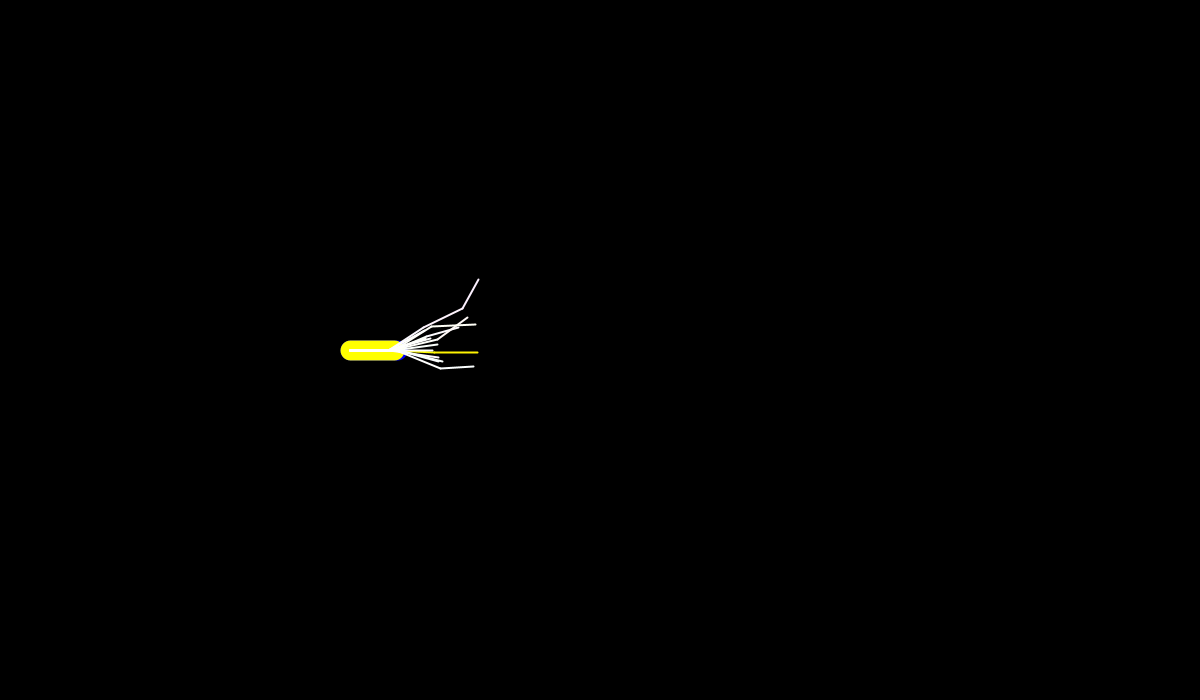
Frame 1 (no input)
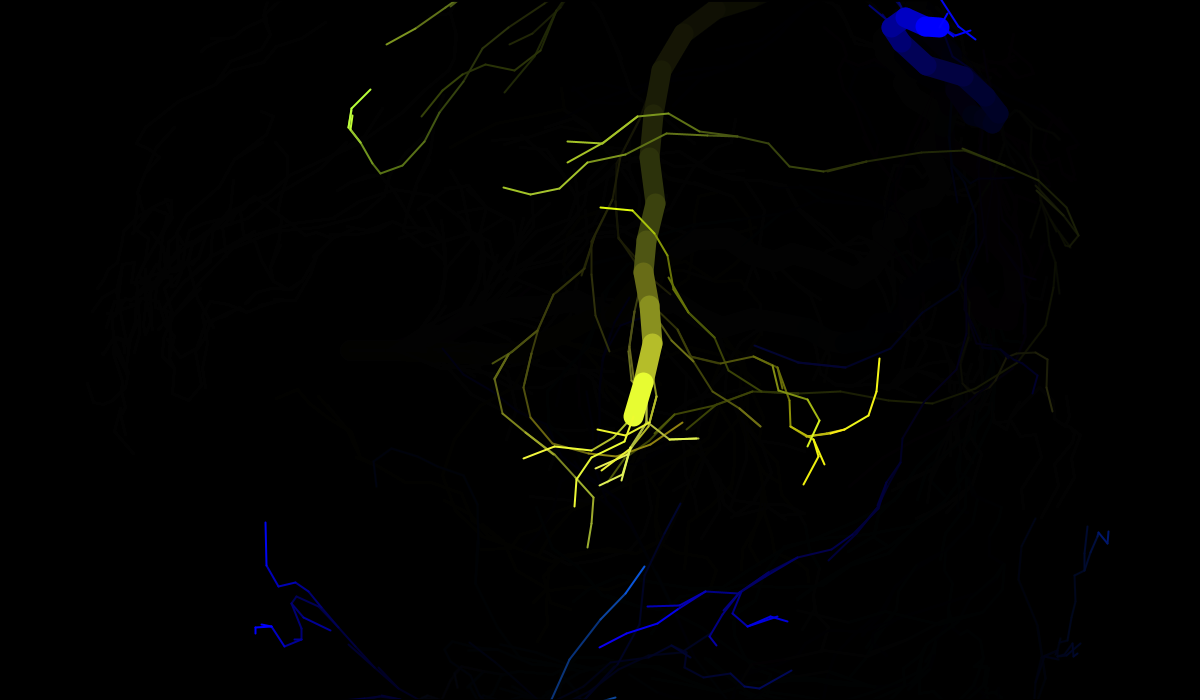
Frame 60 (the mouse pressed at the canvas centre just before this capture)
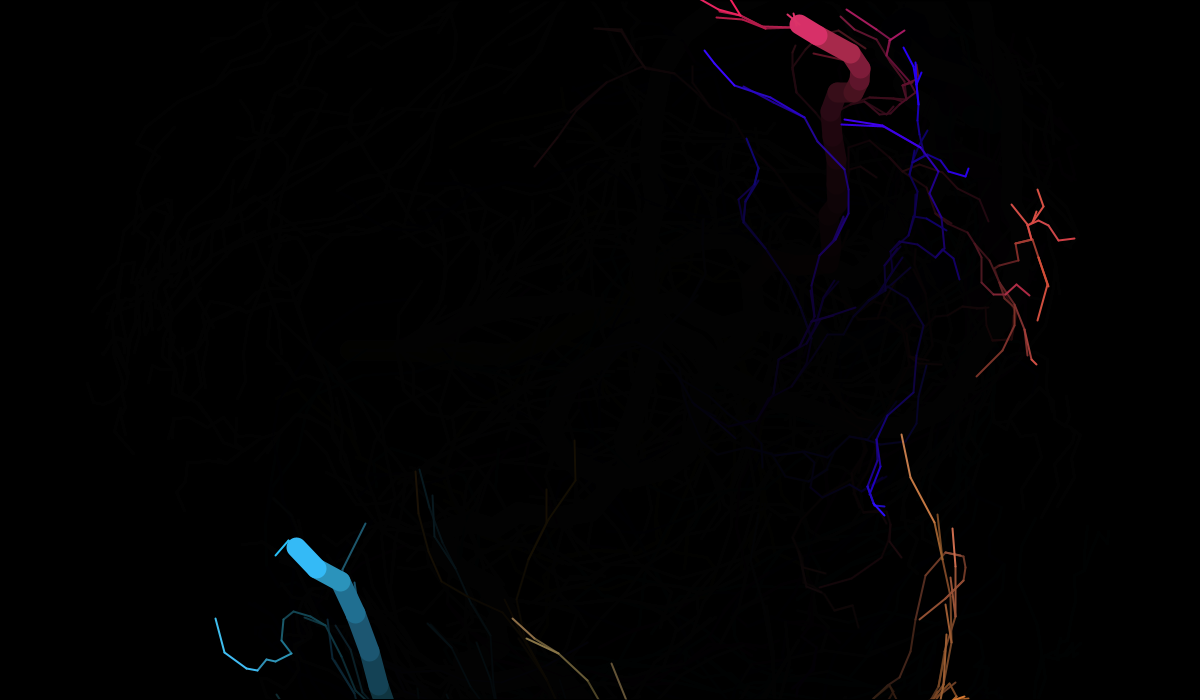
Frame 120 (the mouse held since frame 60 and released just before this capture)

The Processing sketch that drew these frames (run headless with seeded random() and noise(); from frame 60 on, the mouse is pressed at the canvas centre):

// Processing sketch: sketch_serpents
// ── sketch_serpents.pde
int nbSerpents=50;
serpent[] serpents=new serpent[nbSerpents];
serpent mySerpent1 = new serpent(350, 350, 0, 0, 0, 255);
serpent mySerpent2 = new serpent(350, 350, 0, 255, 255, 0);

void setup() {
  size(1200, 700);
  background(0);
  frameRate(25);
  for (int i = 0; i < nbSerpents; i++) {
    serpents[i] = new serpent(350, 350, 0, 255, 255, 255);
  }
}

void draw() {
  fill(0, 0, 0, 60);
  stroke(0);
  rect(0, 0, width, height);
  strokeWeight(20);
  mySerpent1.avance();
  mySerpent2.avance();
  strokeWeight(2);
  for (int i = 0; i < nbSerpents; i++) {
    serpents[i].avance();
  }
}

class serpent {
  float x;
  float y;
  float ancienX;
  float ancienY;

  float direction;

  float r;
  float v;
  float b;

  serpent(float newX, float newY, float newDirection, float newR, float newV, float newB) {
    x=newX;
    ancienX=x;
    y=newY;
    ancienY=y;

    direction=newDirection;

    r=newR;
    v=newV;
    b=newB;
  }

  void avance() {
    float distance=random(25, 40);
    x+=distance*Math.cos(direction)-(x-width/2)/20;
    y+=distance*Math.sin(direction)-(y-height/2)/20;
    direction+=random(-radians(45), radians(45));
    
    stroke(color(r, v, b));
    line(ancienX, ancienY, x, y);
    ancienX=x;
    ancienY=y;

    r+=random(-7, 7);
    v+=random(-7, 7);
    b+=random(-7, 7);

    serpents[(int)random(nbSerpents)]=new serpent(x, y, direction, r, v, b);
  }

  void changeCouleur() {
    r=random(255);
    v=random(255);
    b=random(255);
  }
}

void mousePressed() {
  mySerpent1.changeCouleur();
  mySerpent2.changeCouleur();
}
